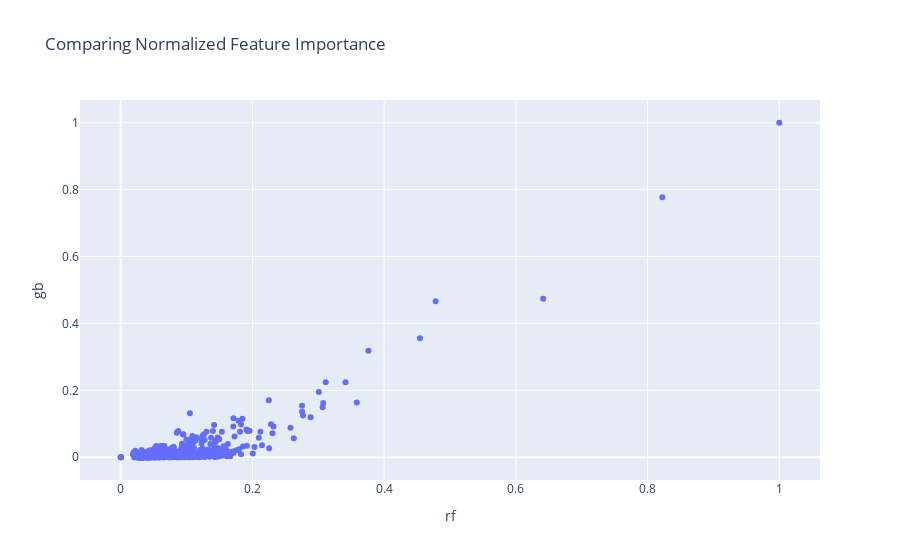
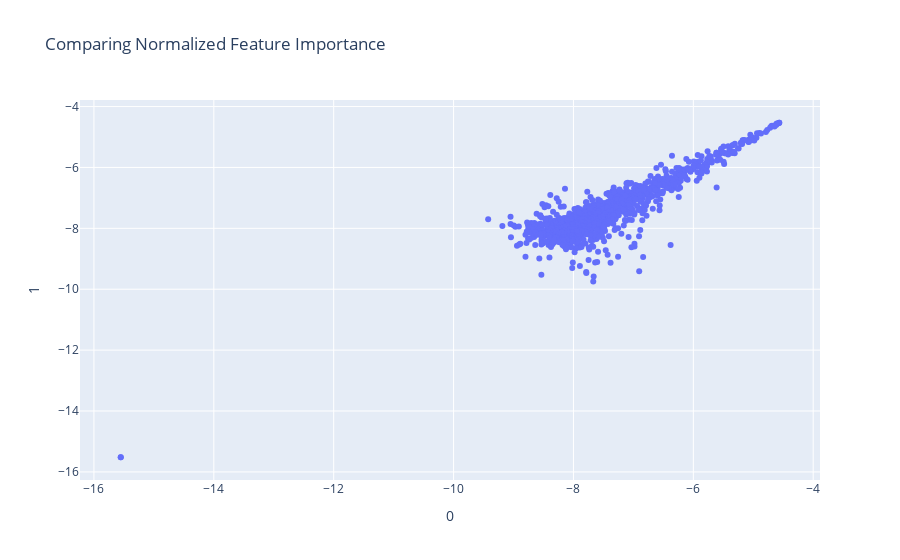

The notebook cell saved with these charts, in order:
### Code cell
knn_analyze(test_x, test_y, save=save, out_dir=Path(res_dir,'knn'))
tree_analyze(save=save,out_dir=res_dir)
nb_analyze(save=save, out_dir=res_dir)

### Figure 1 — Plotly figure (JSON) as saved in the notebook; plotly's stock layout.template omitted (floating-point values rounded to 4 significant figures; data arrays with more than 128 entries replaced by an {"elided": "..."} marker saying what was removed)
{"data": [{"hovertemplate": "<b>%{hovertext}</b><br><br>rf=%{x}<br>gb=%{y}<extra></extra>", "hovertext": {"elided": "1000 str values"}, "legendgroup": "", "marker": {"color": "#636efa", "symbol": "circle"}, "mode": "markers", "name": "", "orientation": "v", "showlegend": false, "type": "scatter", "x": {"elided": "1000 float values"}, "xaxis": "x", "y": {"elided": "1000 float values"}, "yaxis": "y"}], "layout": {"legend": {"tracegroupgap": 0}, "title": {"text": "Comparing Normalized Feature Importance"}, "xaxis": {"anchor": "y", "domain": [0, 1], "title": {"text": "rf"}}, "yaxis": {"anchor": "x", "domain": [0, 1], "title": {"text": "gb"}}}}

### Figure 2 — Plotly figure (JSON) as saved in the notebook; plotly's stock layout.template omitted (floating-point values rounded to 4 significant figures; data arrays with more than 128 entries replaced by an {"elided": "..."} marker saying what was removed)
{"data": [{"hovertemplate": "<b>%{hovertext}</b><br><br>0=%{x}<br>1=%{y}<extra></extra>", "hovertext": {"elided": "1000 str values"}, "legendgroup": "", "marker": {"color": "#636efa", "symbol": "circle"}, "mode": "markers", "name": "", "orientation": "v", "showlegend": false, "type": "scatter", "x": {"elided": "1000 float values"}, "xaxis": "x", "y": {"elided": "1000 float values"}, "yaxis": "y"}], "layout": {"legend": {"tracegroupgap": 0}, "title": {"text": "Comparing Normalized Feature Importance"}, "xaxis": {"anchor": "y", "domain": [0, 1], "title": {"text": "0"}}, "yaxis": {"anchor": "x", "domain": [0, 1], "title": {"text": "1"}}}}
